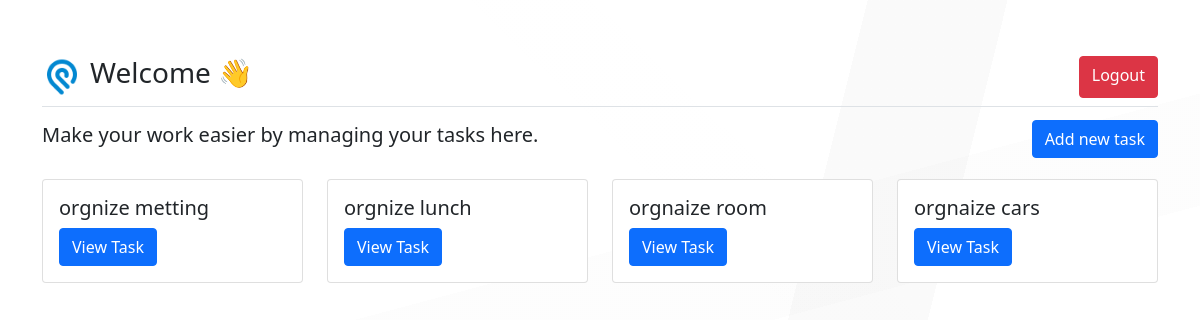
Page /main/ on the earlier database version.
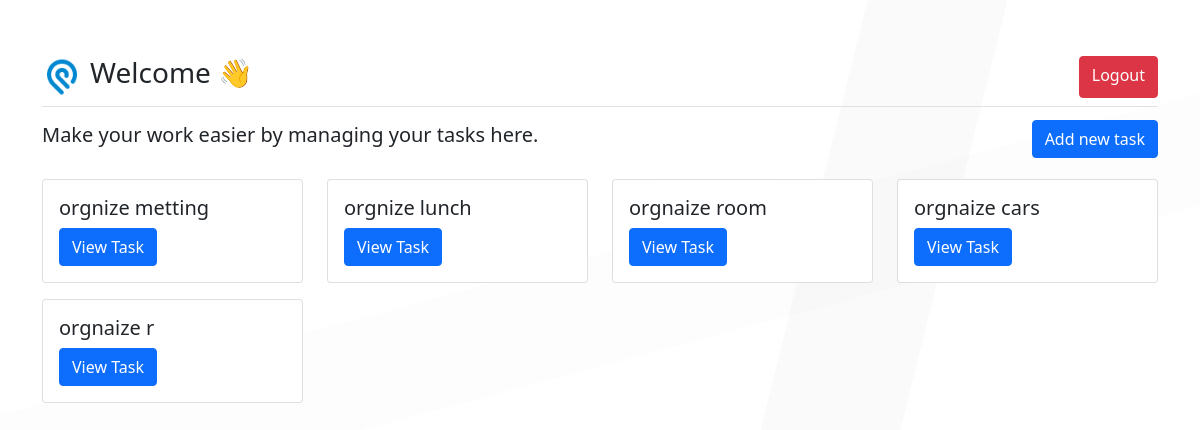
Same page on the later database version.
### app1/models.py (models this page shows)
class Task(models.Model):
    id_task=models.CharField(max_length=364)
    n_task=models.CharField(max_length=64)
    dc_task=models.CharField(max_length=364)
    dr_task=models.CharField(max_length=64)

### app1/views.py (the view)
# urls.py: path('main/',views.main_page,name='main'),
def main_page(request):
    return render(request,'app1/main.html',{
         'tasks':Task.objects.all()
    })

### app1/templates/app1/main.html (shortened to what this page needs)
{% extends 'app1/layout.html' %}
{% block content %}
{% load static %}
{% load widget_tweaks %}
<div class="container-sm py-5 ">
    <div class="d-flex flex-column align-items-start justify-content-start  regContainer "
    >
        <div class=" border-bottom py-2 d-flex justify-content-between "
        style="width: 100%;"
        >
            <div class="d-flex gap-2 align-items-center">
                <img src="{% static 'app1/logo.png' %}" class=" text-center" width="40" height="40" />
                <h3>
                    Welcome {{request.user.username}} 👋
                </h3>
            </div>
            <div class="d-flex">
                <a href="{% url 'logout' %}" class="btn btn-danger">Logout</a>
            </div>
        </div>
        <div class="w-full"
        style="width: 100%;"
        >
            <div class=" d-flex justify-content-between align-items-center">
                <h5 class=" py-3">
                    Make your work easier by managing your tasks here.
                </h5>
                <div>
                    <a href="{% url 'add'%}" class="btn btn-primary">Add new task</a>
                </div>
            </div>
            <div class="row">
                {% with value=0 %}
                {% for t in tasks %}
                <div class="col-sm-3 py-2">
                    <div class="card">
                        <div class="card-body">
                            <h5 class="card-title">{{ t.n_task }}</h5>
                            <a href="{% url 'task' t.id_task %}" class="btn btn-primary">View Task</a>
                        </div>
                    </div>
                </div>
                {% endfor %}
                {% endwith %}
            </div>
        </div>
    </div>
</div>
{% endblock %}

Differences in the rows shown:
added Task: n_task "orgnaize r"
